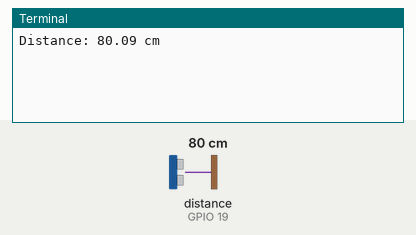
The program below on a simulated Raspberry Pi (BCM pin numbers). Parts: the last lines printed to the terminal. The test bench sets the inputs (shaded band); at power-on: distance to the obstacle (sensor on GPIO 19) 80 cm. The echo pulse lasts 58.3 µs per cm; the clock reads 2024-03-15 10:24:30 at power-on unless the program sets it.

Above: at 1.2 s.
1.3 s: distance to the obstacle (sensor on GPIO 19) set to 2 cm
At 3.1 s:
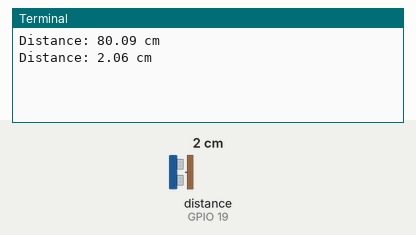
3.4 s: distance to the obstacle (sensor on GPIO 19) set to 4 cm
At 4.4 s:
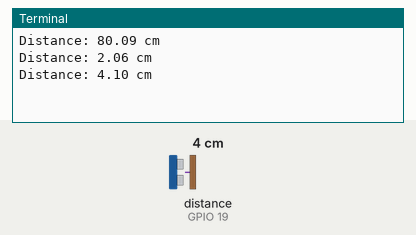
Timing chart, 0 to 6.4 s (numbered marks = the images above; inputs shaded):
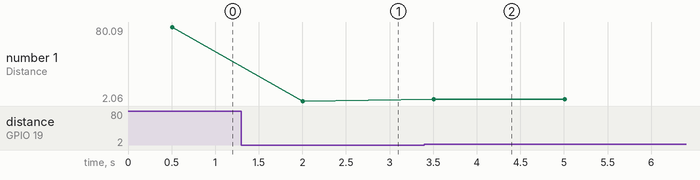

Measured:
- after the input at 1.3 s, the terminal: prints a new line after 0.71 s (image 1)
- after the input at 3.4 s, the terminal: prints a new line after 0.11 s (image 2)
- plotted number 1: 80.09 → 2.06 after the input at 1.3 s, 2.06 → 4.1 after the input at 3.4 s

The program:

testultra.py
```python
import RPi.GPIO as GPIO
import time

# กำหนดขา
TRIG = 26
ECHO = 19

GPIO.setmode(GPIO.BCM)
GPIO.setup(TRIG, GPIO.OUT)
GPIO.setup(ECHO, GPIO.IN)

try:
    while True:
        # ส่ง pulse 10us เพื่อ trigger
        GPIO.output(TRIG, False)
        time.sleep(0.5)
        GPIO.output(TRIG, True)
        time.sleep(0.00001)  # 10us
        GPIO.output(TRIG, False)

        # วัดเวลา echo
        while GPIO.input(ECHO) == 0:
            pulse_start = time.time()
        while GPIO.input(ECHO) == 1:
            pulse_end = time.time()

        pulse_duration = pulse_end - pulse_start
        distance = pulse_duration * 34300 / 2  # cm

        print(f"Distance: {distance:.2f} cm")
        time.sleep(1)

except KeyboardInterrupt:
    GPIO.cleanup()
```
